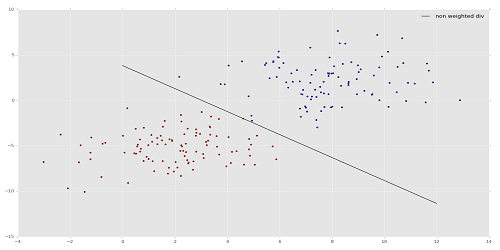
#> input picture mainsvmimage.png, 500 x 250 px, given in place of the camera
$ python eddgedection.py   (older library calls are emulated)
#> lines starting #> are read from the running program, lines starting #| are printed output that depends on the picture
import cv2
import numpy as np

cap = cv2.VideoCapture(0)

while True:
    ret, frame = cap.read()
#> frame is the input picture: shape (250, 500, 3); mean B, G, R 231.8, 231.6, 231.8
    laplacian = cv2.Laplacian(frame, cv2.CV_64F)
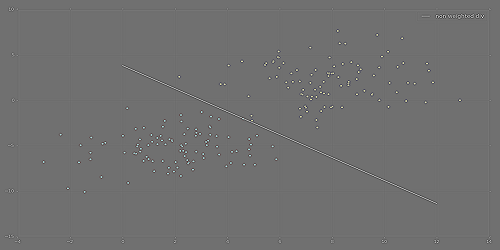
#> laplacian: shape (250, 500, 3) float64; mean B, G, R 0, 0, 0; drawn with min black and max white
    sobelx = cv2.Sobel(frame,cv2.CV_64F,1, 0, ksize = 5)
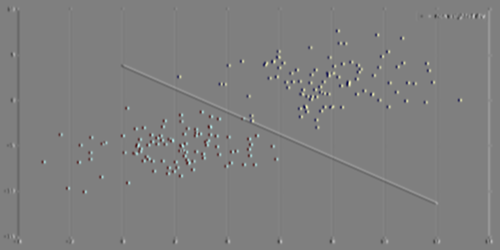
#> sobelx: shape (250, 500, 3) float64; mean B, G, R 0, 0, 0; drawn with min black and max white
    sobely = cv2.Sobel(frame,cv2.CV_64F, 0, 1, ksize = 5)
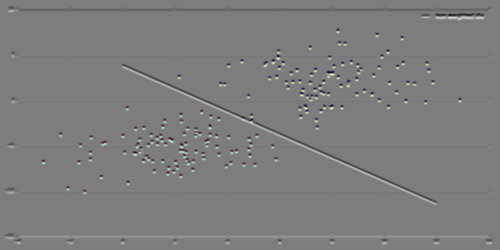
#> sobely: shape (250, 500, 3) float64; mean B, G, R 0, 0, 0; drawn with min black and max white
    sobel = cv2.Sobel(frame,cv2.CV_64F, 1, 1, ksize = 5)
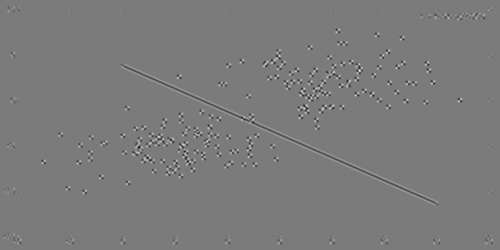
#> sobel: shape (250, 500, 3) float64; mean B, G, R 0, 0, 0; drawn with min black and max white

    edges = cv2.Canny(frame, 100, 200) #min and max values for threshold
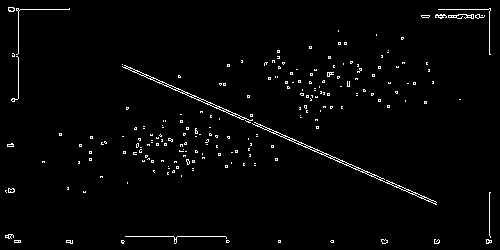
#> edges: shape (250, 500); 2% white in thin lines or dots


    cv2.imshow("frame", frame)
    cv2.imshow("laplacian", laplacian)
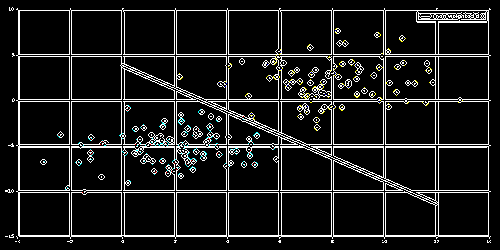
#> window 'laplacian': shape (250, 500, 3); mean B, G, R 27.4, 27.8, 27.4
    cv2.imshow("edge", edges)
    #cv2.imshow("edges2", edges2)
    #cv2.imshow("sobel", sobel)


    if cv2.waitKey(1) & 0xFF == ord('q'):
#> (key q is pressed here)
        break

cap.release()
cv2.destroyAllWindows()
